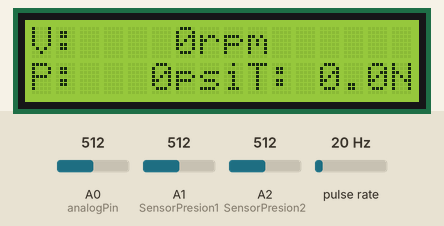
Simulated run of this sketch. Board: Arduino Uno, built with avr-gcc and run on an emulated ATmega328P. On the bench: 16×2 character LCD. Wiring (inferred from the names in the program): pulse sensor: data pin 2. The inputs (shaded band) are chosen by the test bench; at power-on: A0 (analogPin) = 512, A1 (SensorPresion1) = 512, A2 (SensorPresion2) = 512, pulse rate 20 Hz.

Above: at 1.6 s.
1.7 s: A0 (analogPin) set to 716
At 3.6 s:
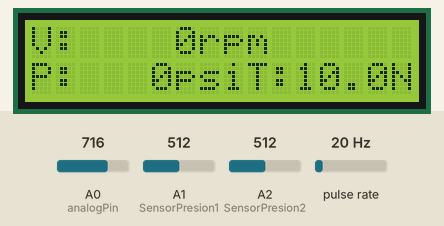
4.6 s: A1 (SensorPresion1) set to 716
At 7.5 s:
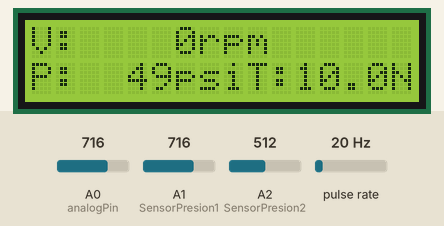
7.6 s: A2 (SensorPresion2) set to 716
At 9.9 s:
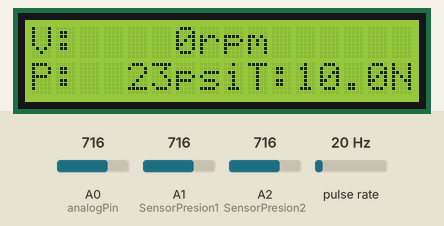
13.6 s: A0 (analogPin) set to 992
At 16.0 s:
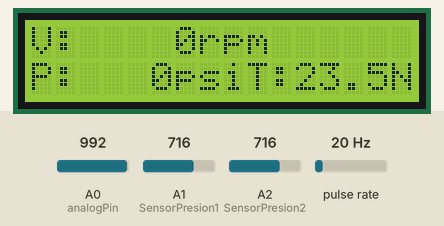
16.6 s: A1 (SensorPresion1) set to 992
At 20.3 s:
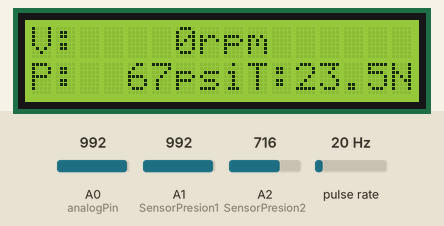
Timing chart, 0 to 20.6 s (numbered marks = the images above; inputs shaded):
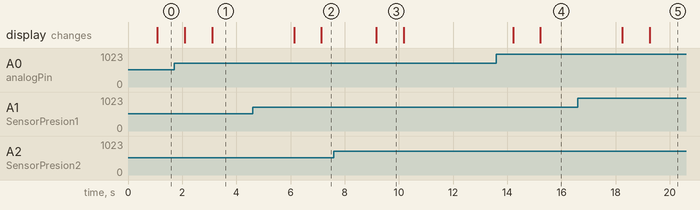

Measured:
- after the input at 1.7 s, the display: first changes after 0.39 s (image 1 shows a later state)
- after the input at 4.6 s, the display: first changes after 1.5 s (image 2 shows a later state)
- after the input at 7.6 s, the display: changes after 1.6 s (image 3)
- after the input at 13.6 s, the display: first changes after 0.61 s (image 4 shows a later state)
- after the input at 16.6 s, the display: first changes after 1.7 s (image 5 shows a later state)
- what the display in image 3 shows lasts 1.0 s, from 9.2 s to 10.2 s

The sketch:

union.ino
```cpp
// Libraries includes
#include <Wire.h>
#include <LiquidCrystal_I2C.h>
#include <TimerOne.h>

//Interval definitions in seconds
#define MeasureInterval 10000
#define intervaloTiempo 100 // Time interval (ms) for speed calculation

// Messages definitions
#define START_BYTE 0xDD
#define STOP_BYTE  0x77
#define scaleFactor 10 // Adjust this according to your torque sensor's scale
#define STAR_MESSAGE 0x4D
#define STOP_MESSAGE 0x5A

// Sensor related definitions
#define analogPin 0     // Analog pin for differential amplifier output
#define pinSensor 2     // Digital input pin for pulse counting
#define SensorPresion1 1
#define SensorPresion2 2

// Constant definitions
#define V_REF 5.0         // Reference voltage for Arduino (5V)
#define ADC_RES 1023      // ADC resolution (1023 for 10-bit)
#define voltajeMin 0.5    // Min sensor voltage (V)
#define voltajeMax 4.5    // Max sensor voltage (V)
#define presionMin 0.0    // Min pressure (psi)
#define presionMax 200.0  // Max pressure (psi)
#define incrementosPorVuelta 2000 // Increments per encoder turn
#define gradosPorIncremento (360.0 / (incrementosPorVuelta * 4)) // Degrees per increment

// Working variables
volatile unsigned long contadorPulsos = 0; // Pulse count variable
unsigned long tiempoAnterior = 0; // Track time
float velocidadRevMin = 0;
int countMeas = 0;

// Flags
bool star_flag = false;
bool testsFailed = false;
byte line = 0;

//Interruption related variables
bool timer_one_flag = true;

//Sensor related variables
typedef struct sensorDataType {
    float torqueAcum;
    float torque;           // Store calculated torque
    float velocidadAngularAcum;
    float velocidadAngular; // Angular speed in radians/second
};

sensorDataType dataRead = {0};

// Message variable variables
typedef struct presionTipo {
  float presion1Acum;
  float presion1;
  float presion2Acum;
  float presion2;
  float deltapAcum;
  float deltap;
};

presionTipo datos_presion = {0};


//----------------------------------------------------------------------------------------------


// Initialize LCD object (address 0x27, 16 columns x 2 rows)
LiquidCrystal_I2C lcd(0x27, 16, 2);

// Checksum function (XOR)
byte calculateChecksum(byte* data, int length) {
  byte checksum = 0;
  for (int i = 0; i < length; i++) {
    checksum ^= data[i];
  }
  return checksum;
}

void setup() {
  // Serial related setup
  Serial.begin(9600);  // Start serial communication

  // LCD related setup
  lcd.init();          // Initialize LCD
  lcd.backlight();     // Turn on backlight

  // Pin related setup
  pinMode(pinSensor, INPUT);  // Set pin as input

  // Interruption realated setup
  attachInterrupt(digitalPinToInterrupt(pinSensor), contarPulsos, RISING);  // Setup interrupt

  // Timer 1 (1 sec)
  Timer1.initialize(MeasureInterval); // 10000 microsegundos = 0.01 segundo
  Timer1.attachInterrupt(timerCallback1);

}

void loop() {
  if (Serial.available() > 0){
    line = Serial.read();
    if (line == STAR_MESSAGE){
      star_flag = true;
    }
    else if (line == STOP_MESSAGE){
      star_flag = false;
    }
  }

  if (timer_one_flag){
      Acumulation();
      presionAcum();

      countMeas ++;
      timer_one_flag = false;
  }

  if (countMeas == 100){
      UpdateData();

      pantalla(dataRead.velocidadAngular, dataRead.torque, datos_presion.deltap);  // Update LCD display

      if (star_flag){
        sendFrame(dataRead.velocidadAngular, dataRead.torque, datos_presion.deltap, datos_presion.presion1, datos_presion.presion2);
      }

      countMeas = 0;
    }

}

// Function to print formatted data on LCD
void printWithSpaces(float value, int width, int decimals = 0) {
  String valueStr = (decimals > 0) ? String(value, decimals) : String((int)value);

  while (valueStr.length() < width) {
    valueStr = " " + valueStr;
  }

  lcd.print(valueStr);
}

// Function to print data on LCD
void pantalla(float velocidadAngular, float torque, float diferencialPresion) {
  lcd.setCursor(0, 0);
  lcd.print("V:");
  printWithSpaces(velocidadAngular, 5);
  lcd.print("rpm");

  lcd.setCursor(9, 1);
  lcd.print("T:");
  printWithSpaces(torque, 4, 1);
  lcd.print("Nm");

  lcd.setCursor(0, 1);
  lcd.print("P:");
  printWithSpaces(diferencialPresion, 4);
  lcd.print("psi");
}

// Function to send data frame over Serial
void sendFrame(float V, float T, float P, float P1, float P2) {
  byte frame[24];
  frame[0] = START_BYTE;
  frame[1] = 20;

  memcpy(&frame[2], &V, 4);
  memcpy(&frame[6], &T, 4);
  memcpy(&frame[10], &P, 4);
  memcpy(&frame[14], &P1, 4);
  memcpy(&frame[18], &P2, 4);

  frame[22] = calculateChecksum(&frame[2], 20);
  frame[23] = STOP_BYTE;

  Serial.write(frame, sizeof(frame));
}

// Angular velocity calculation
float Vangular() {
  unsigned long tiempoActual = millis();

  if (tiempoActual - tiempoAnterior >= intervaloTiempo) {
    float velocidadGradosPorSegundo = (contadorPulsos * gradosPorIncremento) / (intervaloTiempo / 1000.0);
    velocidadRevMin = velocidadGradosPorSegundo / 6.0;

    contadorPulsos = 0;
    tiempoAnterior = tiempoActual;
  }
  return velocidadRevMin;
}

// Torque calculation
float Ftorque() {
  int sensorValue = analogRead(analogPin);
  float voltaget = (sensorValue * V_REF) / ADC_RES;
  float torque;

  torque = (voltaget - 2.5) * scaleFactor;
  return torque;
}

// Angular velocity and Torque Acumulation
void Acumulation() {
  int sensorValue = analogRead(analogPin);
  float voltaget = (sensorValue * V_REF) / ADC_RES;
  float velocidadGradosPorSegundo = (contadorPulsos * gradosPorIncremento) / (intervaloTiempo / 1000.0);

  velocidadRevMin = velocidadGradosPorSegundo / 6.0;
  contadorPulsos = 0;

  dataRead.velocidadAngularAcum += velocidadRevMin;
  dataRead.torqueAcum += (voltaget - 2.5) * scaleFactor;

  return;
}

// Pressure data Acumulation
void presionAcum(){
  int lecturaAnalogica1 = analogRead(SensorPresion1);
  int lecturaAnalogica2 = analogRead(SensorPresion2);
  float voltajepresion1 = lecturaAnalogica1 * (V_REF / 1023.0);
  float voltajepresion2 = lecturaAnalogica2 * (V_REF / 1023.0);

  voltajepresion1 = ((voltajepresion1 - voltajeMin) / (voltajeMax - voltajeMin)) * presionMax;

  voltajepresion2 = ((voltajepresion2 - voltajeMin) / (voltajeMax - voltajeMin)) * presionMax;

  datos_presion.presion1Acum += abs(voltajepresion1);
  datos_presion.presion2Acum += abs(voltajepresion2);
  datos_presion.deltapAcum += datos_presion.presion1 - datos_presion.presion2;

  return;
}

// Update the sended data
void UpdateData(){
  datos_presion.presion1 = datos_presion.presion1Acum / countMeas;
  datos_presion.presion2 = datos_presion.presion2Acum/ countMeas;
  datos_presion.deltap = datos_presion.deltapAcum / countMeas;
  dataRead.velocidadAngular = dataRead.velocidadAngularAcum / countMeas;
  dataRead.torque = dataRead.torqueAcum / countMeas;

  datos_presion.presion1Acum = 0;
  datos_presion.presion2Acum = 0;
  datos_presion.deltapAcum = 0;
  dataRead.velocidadAngularAcum = 0;
  dataRead.torqueAcum = 0;
}

// Pressure calculation
presionTipo presion() {
  int lecturaAnalogica1 = analogRead(SensorPresion1);
  int lecturaAnalogica2 = analogRead(SensorPresion2);
  presionTipo datos_presion_local = {0};

  float voltajepresion1 = lecturaAnalogica1 * (V_REF / 1023.0);
  voltajepresion1 = ((voltajepresion1 - voltajeMin) / (voltajeMax - voltajeMin)) * presionMax;

  float voltajepresion2 = lecturaAnalogica2 * (V_REF / 1023.0);
  voltajepresion2 = ((voltajepresion2 - voltajeMin) / (voltajeMax - voltajeMin)) * presionMax;

  datos_presion_local.presion1 = abs(voltajepresion1);
  datos_presion_local.presion2 = abs(voltajepresion2);
  datos_presion_local.deltap = datos_presion_local.presion1 - datos_presion_local.presion2;

  return datos_presion_local;
}

// Count pulses
void contarPulsos() {
  contadorPulsos++;
}

void timerCallback1() {
  timer_one_flag = true;
}
```
